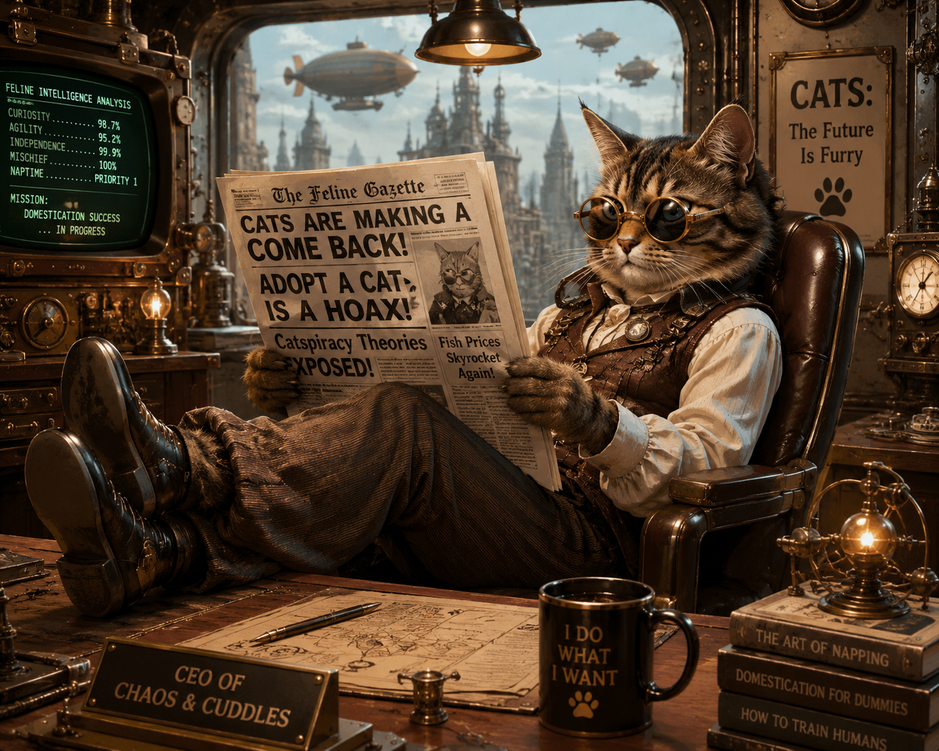
#> input picture docs/presentations/band-it-layer-deck/assets/cat reading a paper.png, 939 x 751 px, shrunk from 1402 x 1122 before the run
$ python -i sync_assets.py   (imports and definitions only)
#> lines starting #> are read from the running program, lines starting #| are printed output that depends on the picture
"""
Copy / process site illustrations into deck assets/.

Usage:
  python docs/presentations/band-it-layer-deck/scripts/sync_assets.py 1
"""

from __future__ import annotations

import argparse
import sys
from pathlib import Path

from PIL import Image, ImageEnhance

ROOT = Path(__file__).resolve().parents[1]
REPO = ROOT.parents[2]
ASSETS = ROOT / "assets"
PUBLIC = REPO / "apps" / "web" / "public"

SLIDE_SOURCES: dict[str, tuple[Path, str]] = {
    "1": (PUBLIC / "waiting-room-line.png", "slide-01-newsroom-noise.jpg"),
}


def sepia_copy(src: Path, dst: Path) -> None:
#> called with src = '../assets/cat reading a paper.png', dst = 'out.png'
    img = Image.open(src).convert("RGB")
#> img is the input picture: PIL image 939x751 RGB; mean R, G, B 78.5, 60, 43.1
    w, h = img.size
#> w = 939; h = 751
    img = img.crop((int(w * 0.05), 0, w - int(w * 0.05), h))
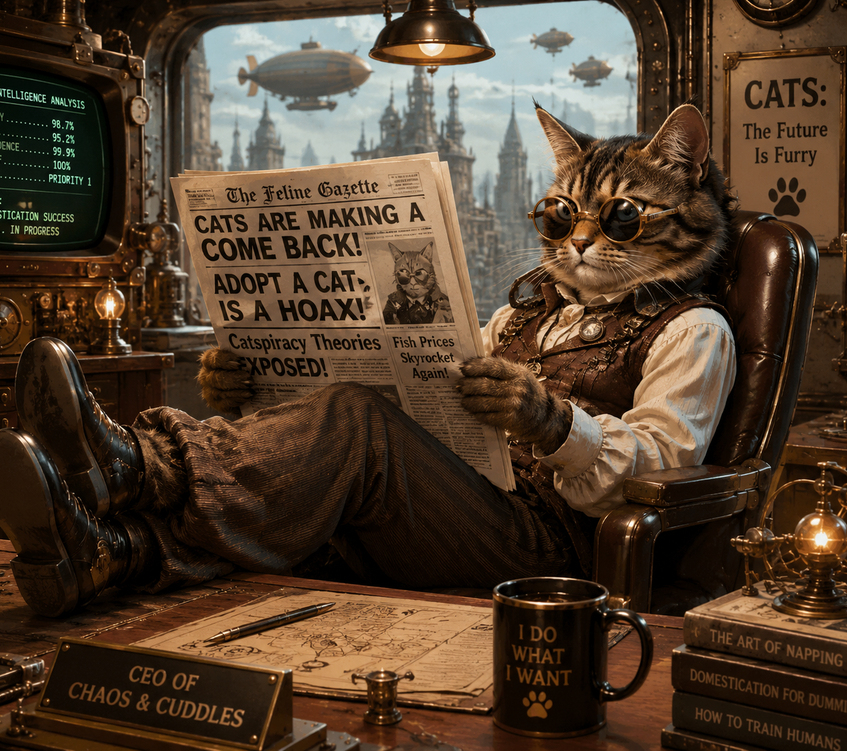
#> img: PIL image 847x751 RGB; mean R, G, B 81.7, 62.8, 45.7
    img = ImageEnhance.Color(img).enhance(0.4)
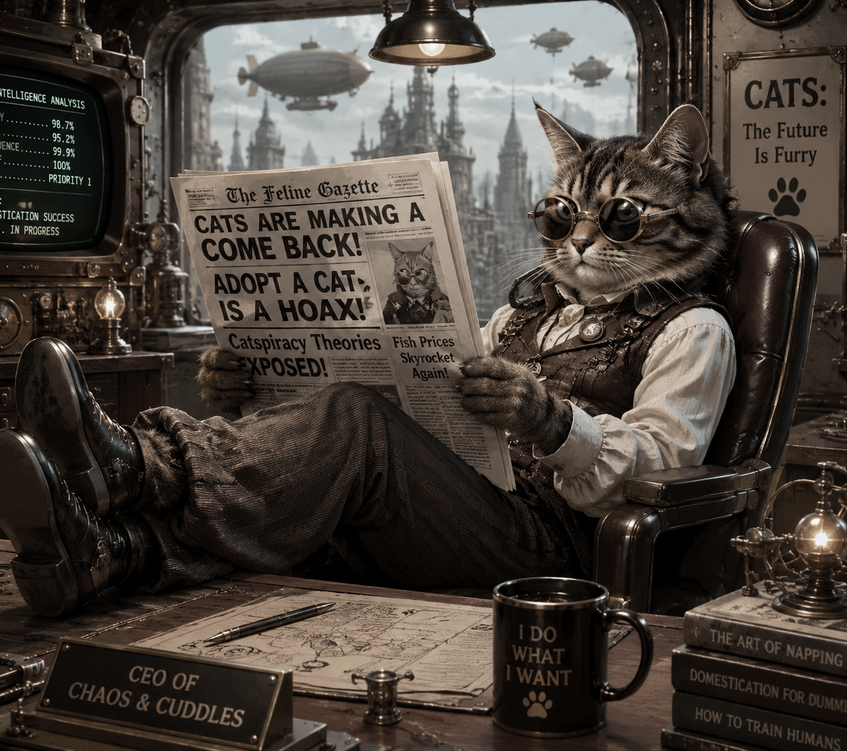
#> img: PIL image 847x751 RGB; mean R, G, B 72.2, 64.6, 57.8
    img = ImageEnhance.Contrast(img).enhance(1.1)
    ASSETS.mkdir(parents=True, exist_ok=True)
    img.save(dst, format="JPEG", quality=88, optimize=True)
#> (the run stopped early here; a loop or call above may not have finished)
